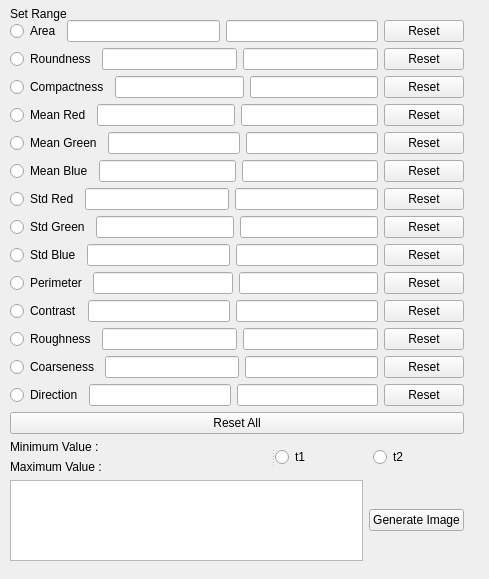
<?xml version="1.0" encoding="UTF-8"?>
<ui version="4.0">
 <class>AttributeBased_cd</class>
 <widget class="QWidget" name="AttributeBased_cd">
  <property name="geometry">
   <rect>
    <x>0</x>
    <y>0</y>
    <width>489</width>
    <height>579</height>
   </rect>
  </property>
  <property name="windowTitle">
   <string>Form</string>
  </property>
  <widget class="QLabel" name="label">
   <property name="geometry">
    <rect>
     <x>10</x>
     <y>0</y>
     <width>57</width>
     <height>27</height>
    </rect>
   </property>
   <property name="text">
    <string>Set Range :</string>
   </property>
  </widget>
  <widget class="QWidget" name="">
   <property name="geometry">
    <rect>
     <x>10</x>
     <y>20</y>
     <width>454</width>
     <height>541</height>
    </rect>
   </property>
   <layout class="QVBoxLayout" name="verticalLayout_5">
    <item>
     <layout class="QVBoxLayout" name="verticalLayout_3">
      <item>
       <layout class="QVBoxLayout" name="verticalLayout">
        <item>
         <layout class="QHBoxLayout" name="horizontalLayout_2">
          <item>
           <widget class="QRadioButton" name="radioButton_3">
            <property name="text">
             <string>Area</string>
            </property>
           </widget>
          </item>
          <item>
           <widget class="QLineEdit" name="lineEdit"/>
          </item>
          <item>
           <widget class="QLineEdit" name="lineEdit_2"/>
          </item>
          <item>
           <widget class="QPushButton" name="pushButton_15">
            <property name="text">
             <string>Reset</string>
            </property>
           </widget>
          </item>
         </layout>
        </item>
        <item>
         <layout class="QHBoxLayout" name="horizontalLayout_4">
          <item>
           <widget class="QRadioButton" name="radioButton_4">
            <property name="text">
             <string>Roundness</string>
            </property>
           </widget>
          </item>
          <item>
           <widget class="QLineEdit" name="lineEdit_3"/>
          </item>
          <item>
           <widget class="QLineEdit" name="lineEdit_4"/>
          </item>
          <item>
           <widget class="QPushButton" name="pushButton_14">
            <property name="text">
             <string>Reset</string>
            </property>
           </widget>
          </item>
         </layout>
        </item>
        <item>
         <layout class="QHBoxLayout" name="horizontalLayout_5">
          <item>
           <widget class="QRadioButton" name="radioButton_5">
            <property name="text">
             <string>Compactness</string>
            </property>
           </widget>
          </item>
          <item>
           <widget class="QLineEdit" name="lineEdit_5"/>
          </item>
          <item>
           <widget class="QLineEdit" name="lineEdit_6"/>
          </item>
          <item>
           <widget class="QPushButton" name="pushButton_13">
            <property name="text">
             <string>Reset</string>
            </property>
           </widget>
          </item>
         </layout>
        </item>
        <item>
         <layout class="QHBoxLayout" name="horizontalLayout_6">
          <item>
           <widget class="QRadioButton" name="radioButton_6">
            <property name="text">
             <string>Mean Red</string>
            </property>
           </widget>
          </item>
          <item>
           <widget class="QLineEdit" name="lineEdit_7"/>
          </item>
          <item>
           <widget class="QLineEdit" name="lineEdit_8"/>
          </item>
          <item>
           <widget class="QPushButton" name="pushButton_12">
            <property name="text">
             <string>Reset</string>
            </property>
           </widget>
          </item>
         </layout>
        </item>
        <item>
         <layout class="QHBoxLayout" name="horizontalLayout_7">
          <item>
           <widget class="QRadioButton" name="radioButton_7">
            <property name="text">
             <string>Mean Green</string>
            </property>
           </widget>
          </item>
          <item>
           <widget class="QLineEdit" name="lineEdit_9"/>
          </item>
          <item>
           <widget class="QLineEdit" name="lineEdit_10"/>
          </item>
          <item>
           <widget class="QPushButton" name="pushButton_11">
            <property name="text">
             <string>Reset</string>
            </property>
           </widget>
          </item>
         </layout>
        </item>
        <item>
         <layout class="QHBoxLayout" name="horizontalLayout_8">
          <item>
           <widget class="QRadioButton" name="radioButton_8">
            <property name="text">
             <string>Mean Blue</string>
            </property>
           </widget>
          </item>
          <item>
           <widget class="QLineEdit" name="lineEdit_11"/>
          </item>
          <item>
           <widget class="QLineEdit" name="lineEdit_12"/>
          </item>
          <item>
           <widget class="QPushButton" name="pushButton_10">
            <property name="text">
             <string>Reset</string>
            </property>
           </widget>
          </item>
         </layout>
        </item>
        <item>
         <layout class="QHBoxLayout" name="horizontalLayout_9">
          <item>
           <widget class="QRadioButton" name="radioButton_9">
            <property name="text">
             <string>Std Red</string>
            </property>
           </widget>
          </item>
          <item>
           <widget class="QLineEdit" name="lineEdit_13"/>
          </item>
          <item>
           <widget class="QLineEdit" name="lineEdit_14"/>
          </item>
          <item>
           <widget class="QPushButton" name="pushButton_9">
            <property name="text">
             <string>Reset</string>
            </property>
           </widget>
          </item>
         </layout>
        </item>
        <item>
         <layout class="QHBoxLayout" name="horizontalLayout_10">
          <item>
           <widget class="QRadioButton" name="radioButton_10">
            <property name="text">
             <string>Std Green</string>
            </property>
           </widget>
          </item>
          <item>
           <widget class="QLineEdit" name="lineEdit_15"/>
          </item>
          <item>
           <widget class="QLineEdit" name="lineEdit_16"/>
          </item>
          <item>
           <widget class="QPushButton" name="pushButton_8">
            <property name="text">
             <string>Reset</string>
            </property>
           </widget>
          </item>
         </layout>
        </item>
        <item>
         <layout class="QHBoxLayout" name="horizontalLayout_11">
          <item>
           <widget class="QRadioButton" name="radioButton_11">
            <property name="text">
             <string>Std Blue</string>
            </property>
           </widget>
          </item>
          <item>
           <widget class="QLineEdit" name="lineEdit_17"/>
          </item>
          <item>
           <widget class="QLineEdit" name="lineEdit_18"/>
          </item>
          <item>
           <widget class="QPushButton" name="pushButton_7">
            <property name="text">
             <string>Reset</string>
            </property>
           </widget>
          </item>
         </layout>
        </item>
        <item>
         <layout class="QHBoxLayout" name="horizontalLayout_12">
          <item>
           <widget class="QRadioButton" name="radioButton_12">
            <property name="text">
             <string>Perimeter</string>
            </property>
           </widget>
          </item>
          <item>
           <widget class="QLineEdit" name="lineEdit_19"/>
          </item>
          <item>
           <widget class="QLineEdit" name="lineEdit_20"/>
          </item>
          <item>
           <widget class="QPushButton" name="pushButton_6">
            <property name="text">
             <string>Reset</string>
            </property>
           </widget>
          </item>
         </layout>
        </item>
        <item>
         <layout class="QHBoxLayout" name="horizontalLayout_13">
          <item>
           <widget class="QRadioButton" name="radioButton_13">
            <property name="text">
             <string>Contrast</string>
            </property>
           </widget>
          </item>
          <item>
           <widget class="QLineEdit" name="lineEdit_21"/>
          </item>
          <item>
           <widget class="QLineEdit" name="lineEdit_22"/>
          </item>
          <item>
           <widget class="QPushButton" name="pushButton_5">
            <property name="text">
             <string>Reset</string>
            </property>
           </widget>
          </item>
         </layout>
        </item>
        <item>
         <layout class="QHBoxLayout" name="horizontalLayout_14">
          <item>
           <widget class="QRadioButton" name="radioButton_14">
            <property name="text">
             <string>Roughness</string>
            </property>
           </widget>
          </item>
          <item>
           <widget class="QLineEdit" name="lineEdit_23"/>
          </item>
          <item>
           <widget class="QLineEdit" name="lineEdit_24"/>
          </item>
          <item>
           <widget class="QPushButton" name="pushButton_4">
            <property name="text">
             <string>Reset</string>
            </property>
           </widget>
          </item>
         </layout>
        </item>
        <item>
         <layout class="QHBoxLayout" name="horizontalLayout_17">
          <item>
           <widget class="QRadioButton" name="radioButton_15">
            <property name="text">
             <string>Coarseness</string>
            </property>
           </widget>
          </item>
          <item>
           <layout class="QHBoxLayout" name="horizontalLayout_15">
            <item>
             <widget class="QLineEdit" name="lineEdit_25"/>
            </item>
            <item>
             <widget class="QLineEdit" name="lineEdit_26"/>
            </item>
           </layout>
          </item>
          <item>
           <widget class="QPushButton" name="pushButton_3">
            <property name="text">
             <string>Reset</string>
            </property>
           </widget>
          </item>
         </layout>
        </item>
        <item>
         <layout class="QHBoxLayout" name="horizontalLayout_18">
          <item>
           <widget class="QRadioButton" name="radioButton_16">
            <property name="text">
             <string>Direction</string>
            </property>
           </widget>
          </item>
          <item>
           <layout class="QHBoxLayout" name="horizontalLayout_16">
            <item>
             <widget class="QLineEdit" name="lineEdit_27"/>
            </item>
            <item>
             <widget class="QLineEdit" name="lineEdit_28"/>
            </item>
           </layout>
          </item>
          <item>
           <widget class="QPushButton" name="pushButton_2">
            <property name="text">
             <string>Reset</string>
            </property>
           </widget>
          </item>
         </layout>
        </item>
       </layout>
      </item>
      <item>
       <widget class="QPushButton" name="pushButton_16">
        <property name="text">
         <string>Reset All</string>
        </property>
       </widget>
      </item>
     </layout>
    </item>
    <item>
     <layout class="QVBoxLayout" name="verticalLayout_4">
      <item>
       <widget class="QSplitter" name="splitter">
        <property name="orientation">
         <enum>Qt::Horizontal</enum>
        </property>
        <widget class="QWidget" name="layoutWidget">
         <layout class="QVBoxLayout" name="verticalLayout_2">
          <item>
           <layout class="QHBoxLayout" name="horizontalLayout_3">
            <item>
             <widget class="QLabel" name="label_2">
              <property name="text">
               <string>Minimum Value :</string>
              </property>
             </widget>
            </item>
            <item>
             <widget class="QLabel" name="label_min">
              <property name="text">
               <string/>
              </property>
             </widget>
            </item>
           </layout>
          </item>
          <item>
           <layout class="QHBoxLayout" name="horizontalLayout_21">
            <item>
             <widget class="QLabel" name="label_3">
              <property name="text">
               <string>Maximum Value :</string>
              </property>
             </widget>
            </item>
            <item>
             <widget class="QLabel" name="label_max">
              <property name="text">
               <string/>
              </property>
             </widget>
            </item>
           </layout>
          </item>
         </layout>
        </widget>
        <widget class="QWidget" name="layoutWidget">
         <layout class="QHBoxLayout" name="horizontalLayout">
          <item>
           <widget class="QRadioButton" name="radioButton">
            <property name="text">
             <string>t1</string>
            </property>
           </widget>
          </item>
          <item>
           <widget class="QRadioButton" name="radioButton_2">
            <property name="text">
             <string>t2</string>
            </property>
           </widget>
          </item>
         </layout>
        </widget>
       </widget>
      </item>
      <item>
       <layout class="QHBoxLayout" name="horizontalLayout_19">
        <item>
         <widget class="QTextBrowser" name="textBrowser"/>
        </item>
        <item>
         <widget class="QPushButton" name="pushButton">
          <property name="text">
           <string>Generate Image</string>
          </property>
         </widget>
        </item>
       </layout>
      </item>
     </layout>
    </item>
   </layout>
  </widget>
  <zorder>layoutWidget</zorder>
  <zorder>layoutWidget</zorder>
  <zorder>pushButton</zorder>
  <zorder>layoutWidget</zorder>
  <zorder>label</zorder>
  <zorder>pushButton_16</zorder>
  <zorder>textBrowser</zorder>
 </widget>
 <resources/>
 <connections/>
</ui>
